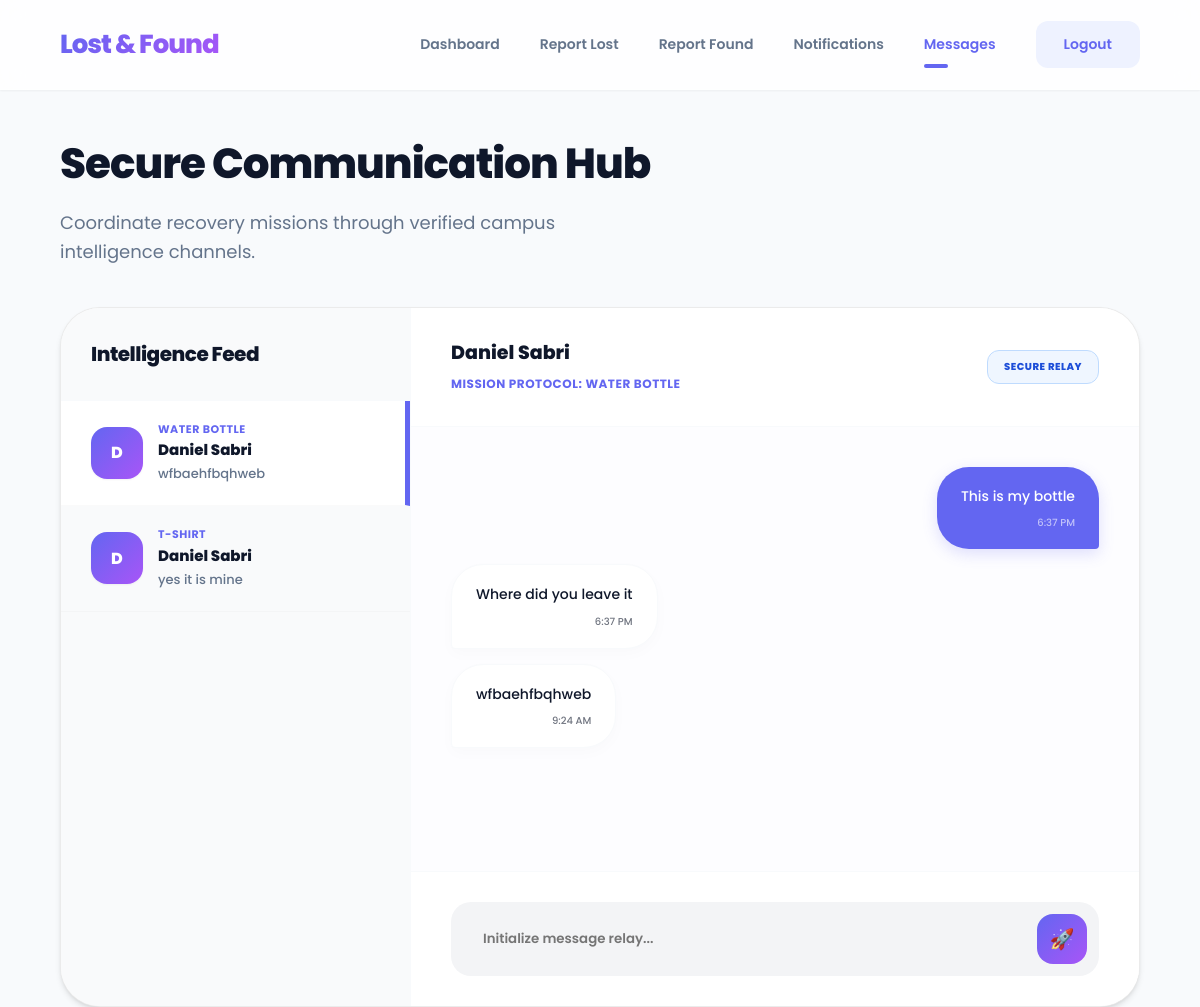
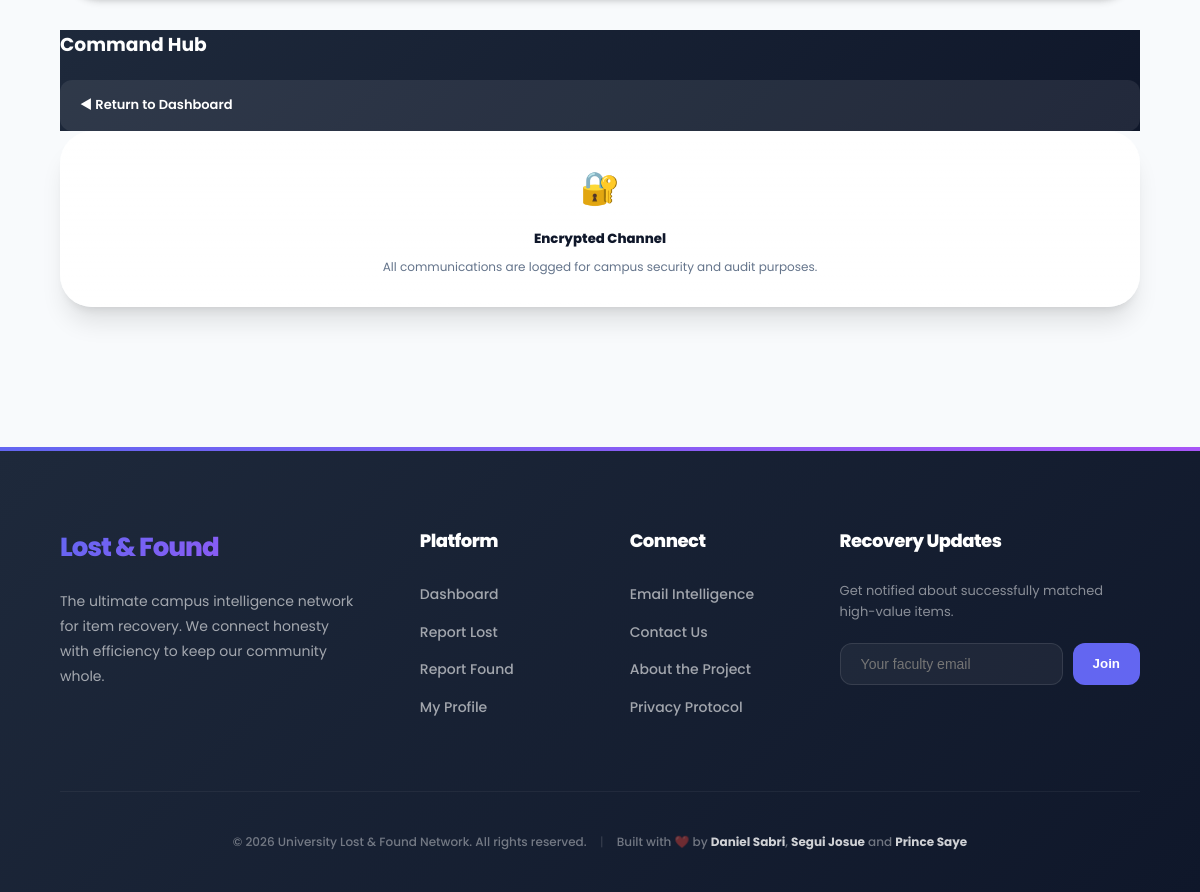
Screenshot of /user/chat.php?item_id=4&peer_id=2 (signed in) with the database file from the repository (2 pictures, top to bottom).
### tables this page shows
CREATE TABLE `users` (
  `id` int(11) NOT NULL,
  `name` varchar(100) NOT NULL,
  `email` varchar(150) NOT NULL,
  `password` varchar(255) NOT NULL,
  `role` enum('student','staff','admin') NOT NULL DEFAULT 'student',
  `status` enum('active','suspended') DEFAULT 'active',
  `created_at` timestamp NOT NULL DEFAULT current_timestamp(),
  `profile_pic` varchar(255) DEFAULT NULL,
  `phone` varchar(20) DEFAULT NULL,
  `bio` text DEFAULT NULL,
  `department` varchar(100) DEFAULT NULL,
  `social_links` text DEFAULT NULL
);

CREATE TABLE `items` (
  `id` int(11) NOT NULL,
  `user_id` int(11) NOT NULL,
  `type` enum('lost','found') NOT NULL,
  `item_name` varchar(150) NOT NULL,
  `category` varchar(100) DEFAULT NULL,
  `location` varchar(150) DEFAULT NULL,
  `item_date` date DEFAULT NULL,
  `description` text DEFAULT NULL,
  `image` varchar(255) DEFAULT NULL,
  `status` enum('pending','approved','rejected','matched','claimed','closed') DEFAULT 'pending',
  `created_at` timestamp NOT NULL DEFAULT current_timestamp()
);

CREATE TABLE `messages` (
  `id` int(11) NOT NULL,
  `item_id` int(11) NOT NULL,
  `sender_id` int(11) NOT NULL,
  `receiver_id` int(11) NOT NULL,
  `message` text NOT NULL,
  `is_read` tinyint(1) DEFAULT 0,
  `created_at` timestamp NOT NULL DEFAULT current_timestamp()
);

### user/chat.php (the view, shortened to what this page needs)
<?php
require_once __DIR__ . '/../includes/init.php';
$user_id = $_SESSION['user_id'];
$active_item_id = isset($_GET['item_id']) ? (int)$_GET['item_id'] : 0;
$active_peer_id = isset($_GET['peer_id']) ? (int)$_GET['peer_id'] : 0;
$conv_sql = "
    SELECT DISTINCT
        m.item_id,
        i.item_name,
        CASE WHEN m.sender_id = ? THEN m.receiver_id ELSE m.sender_id END as peer_id,
        u.name as peer_name,
        (SELECT message FROM messages WHERE item_id = m.item_id AND ((sender_id = m.sender_id AND receiver_id = m.receiver_id) OR (sender_id = m.receiver_id AND receiver_id = m.sender_id)) ORDER BY created_at DESC LIMIT 1) as last_msg,
        (SELECT created_at FROM messages WHERE item_id = m.item_id AND ((sender_id = m.sender_id AND receiver_id = m.receiver_id) OR (sender_id = m.receiver_id AND receiver_id = m.sender_id)) ORDER BY created_at DESC LIMIT 1) as last_time
    FROM messages m
    JOIN items i ON m.item_id = i.id
    JOIN users u ON (u.id = CASE WHEN m.sender_id = ? THEN m.receiver_id ELSE m.sender_id END)
    WHERE m.sender_id = ? OR m.receiver_id = ?
    ORDER BY last_time DESC
";
$stmt = $pdo->prepare($conv_sql);
$stmt->execute([$user_id, $user_id, $user_id, $user_id]);
$conversations = $stmt->fetchAll(PDO::FETCH_ASSOC);
$messages = [];
$active_peer_name = "";
$active_item_title = "";
if ($active_item_id && $active_peer_id) {
    $pdo->prepare("UPDATE messages SET is_read = 1 WHERE item_id = ? AND sender_id = ? AND receiver_id = ?")->execute([$active_item_id, $active_peer_id, $user_id]);
    $stmt = $pdo->prepare("
        SELECT m.*, u.name as sender_name
        FROM messages m
        JOIN users u ON m.sender_id = u.id
        WHERE m.item_id = ?
        AND ((m.sender_id = ? AND m.receiver_id = ?) OR (m.sender_id = ? AND m.receiver_id = ?))
        ORDER BY m.created_at ASC
    ");
    $stmt->execute([$active_item_id, $user_id, $active_peer_id, $active_peer_id, $user_id]);
    $messages = $stmt->fetchAll(PDO::FETCH_ASSOC);
    $peer_stmt = $pdo->prepare("SELECT name FROM users WHERE id = ?");
    $peer_stmt->execute([$active_peer_id]);
    $active_peer_name = $peer_stmt->fetchColumn();
    $item_stmt = $pdo->prepare("SELECT item_name FROM items WHERE id = ?");
    $item_stmt->execute([$active_item_id]);
    $active_item_title = $item_stmt->fetchColumn();
}
?>
<!DOCTYPE html>
<html lang="en">
<head>
<link href="<?= BASE_URL ?>/assets/css/theme.css" rel="stylesheet">
</head>
<body>
<nav class="top-nav">
    <div class="nav-brand">Lost & Found</div>
    <div class="nav-links">
        <a href="dashboard.php">Dashboard</a>
        <a href="report-lost.php">Report Lost</a>
        <a href="report-found.php">Report Found</a>
        <a href="notifications.php">Notifications</a>
        <a href="chat.php" class="active">Messages</a>
        <a href="<?= BASE_URL ?>/auth/logout.php" class="btn-logout">Logout</a>
    </div>
</nav>
<div class="container">
    <div class="page-intro" style="text-align: left; margin: 0 0 30px 0;">
        <h1>Secure Communication Hub</h1>
        <p>Coordinate recovery missions through verified campus intelligence channels.</p>
    </div>
    <div class="dashboard-layout">
        <main>
            <div class="chat-wrapper" style="height: 700px; border: 1px solid rgba(0,0,0,0.08); box-shadow: var(--shadow-md);">
                <div class="chat-sidebar">
                    <div class="sidebar-header">
                        <h3>Intelligence Feed</h3>
                    </div>
                    <div class="conv-list">
                        <?php if (empty($conversations)): ?>
                            <div style="text-align: center; padding: 60px 40px;">
                                <span style="font-size: 50px;">🧊</span>
                                <p style="font-size: 13px; color: var(--color-text-muted); margin-top: 15px; font-weight: 500;">No active channels. Select an item from the dashboard to start a relay.</p>
                            </div>
                        <?php else: ?>
                            <?php foreach ($conversations as $c): ?>
                                <a href="?item_id=<?= $c['item_id'] ?>&peer_id=<?= $c['peer_id'] ?>"
                                   class="conv-item <?= ($active_item_id == $c['item_id'] && $active_peer_id == $c['peer_id']) ? 'active' : '' ?>">
                                    <div class="peer-avatar" style="<?= $c['last_msg'] === 'Pending Investigation...' ? 'opacity: 0.6;' : '' ?>">
                                        <?= strtoupper(substr($c['peer_name'],0,1)) ?>
                                    </div>
                                    <div class="conv-info">
                                        <span class="item-name"><?= htmlspecialchars($c['item_name']) ?></span>
                                        <span class="peer-name"><?= htmlspecialchars($c['peer_name']) ?></span>
                                        <span class="preview"><?= htmlspecialchars($c['last_msg']) ?></span>
                                    </div>
                                </a>
                            <?php endforeach; ?>
                        <?php endif; ?>
                    </div>
                </div>
                <div class="chat-main">
                    <?php if ($active_item_id && $active_peer_id): ?>
                        <div class="chat-main-header">
                            <div class="active-info">
                                <h4><?= htmlspecialchars($active_peer_name) ?></h4>
                                <span class="active-meta">Mission Protocol: <?= htmlspecialchars($active_item_title) ?></span>
                            </div>
                            <div class="badge status-matched" style="font-weight: 800; font-size: 10px;">SECURE RELAY</div>
                        </div>
                        <div class="msg-list" id="msgScroll">
                            <?php if (empty($messages)): ?>
                                <div style="margin: auto; text-align: center; max-width: 300px;">
                                    <span style="font-size: 40px;">📡</span>
                                    <h3 style="font-weight: 800; margin-top: 20px;">Initialize Communications</h3>
                                    <p style="font-size: 13px; color: var(--color-text-muted); line-height: 1.6; margin-top: 10px;">
                                        You are opening a secure channel with <strong><?= htmlspecialchars($active_peer_name) ?></strong> regarding the <strong><?= htmlspecialchars($active_item_title) ?></strong>.
                                    </p>
                                </div>
                            <?php else: ?>
                                <?php foreach ($messages as $m): ?>
                                    <div class="msg-bubble <?= $m['sender_id'] == $user_id ? 'msg-sent' : 'msg-received' ?>">
                                        <?= htmlspecialchars($m['message']) ?>
                                        <span class="msg-time"><?= date('g:i A', strtotime($m['created_at'])) ?></span>
                                    </div>
                                <?php endforeach; ?>
                            <?php endif; ?>
                        </div>
                        <div class="chat-footer">
                            <form method="POST">
                                <div class="input-wrap">
                                    <input type="text" name="message" placeholder="Initialize message relay..." autocomplete="off" required autofocus>
                                    <button type="submit" class="btn-send">🚀</button>
                                </div>
                            </form>
                        </div>
                    <?php endif; ?>
                </div>
            </div>
        </main>
        <aside>
            <div class="sidebar-block" style="background: var(--grad-dark); border: none; color: #fff;">
                <h3 style="color: #fff; margin-bottom: 20px;">Command Hub</h3>
                <div style="display: flex; flex-direction: column; gap: 12px;">
                    <a href="dashboard.php" style="background: rgba(255,255,255,0.08); padding: 15px 20px; border-radius: 12px; text-decoration: none; color: #fff; display: flex; align-items: center; justify-content: space-between;">
                        <span style="font-weight: 600; font-size: 13px;">◄ Return to Dashboard</span>
                    </a>
                </div>
            </div>
            <div class="glass-card" style="padding: 30px; text-align: center;">
                <span style="font-size: 32px;">🔐</span>
                <h5 style="margin-top: 15px; font-weight: 800;">Encrypted Channel</h5>
                <p style="font-size: 12px; color: var(--color-text-muted); margin-top: 8px;">All communications are logged for campus security and audit purposes.</p>
            </div>
        </aside>
    </div>
</div>
<?php require_once __DIR__ . '/../includes/footer.php'; ?>
</body>
</html>

### assets/css/theme.css (style rules this page uses)
:root { --color-primary: #6366f1; --color-primary-dark: #4f46e5; --color-primary-light: #eef2ff; --color-secondary: #f43f5e; --color-success: #10b981; --color-warning: #f59e0b; --color-danger: #ef4444; --color-bg: #f8fafc; --color-white: #ffffff; --color-text-main: #0f172a; --color-text-muted: #64748b; --color-text-light: #94a3b8; --status-pending-bg: #fffbeb; --status-pending-text: #b45309; --status-matched-bg: #eff6ff; --status-matched-text: #1d4ed8; --status-returned-bg: #f0fdf4; --status-returned-text: #15803d; --status-closed-bg: #fef2f2; --status-closed-text: #b91c1c; --grad-primary: linear-gradient(135deg, #6366f1 0%, #a855f7 100%); --grad-surface: linear-gradient(180deg, rgba(255, 255, 255, 0.9) 0%, rgba(255, 255, 255, 1) 100%); --grad-dark: linear-gradient(135deg, #1e293b 0%, #0f172a 100%); --shadow-sm: 0 1px 2px 0 rgb(0 0 0 / 0.05); --shadow-md: 0 4px 6px -1px rgb(0 0 0 / 0.1), 0 2px 4px -2px rgb(0 0 0 / 0.1); --shadow-lg: 0 10px 15px -3px rgb(0 0 0 / 0.1), 0 4px 6px -4px rgb(0 0 0 / 0.1); --shadow-xl: 0 20px 25px -5px rgb(0 0 0 / 0.1), 0 8px 10px -6px rgb(0 0 0 / 0.1); --shadow-primary: 0 10px 15px -3px rgba(99, 102, 241, 0.3); --radius-full: 9999px; --radius-3xl: 40px; --radius-2xl: 32px; --radius-xl: 24px; --radius-lg: 16px; --radius-md: 12px; }
* { box-sizing: border-box; margin: 0; padding: 0; }
body { background-color: var(--color-bg); color: var(--color-text-main); font-family: 'Poppins', system-ui, -apple-system, sans-serif; line-height: 1.6; overflow-x: hidden; -webkit-font-smoothing: antialiased; }
a { transition: all 0.2s ease; text-decoration: none; }
.top-nav { background: rgba(255, 255, 255, 0.8); backdrop-filter: blur(12px); -webkit-backdrop-filter: blur(12px); height: 90px; display: flex; align-items: center; justify-content: space-between; padding: 0 60px; position: sticky; top: 0; z-index: 1000; border-bottom: 1px solid rgba(255, 255, 255, 0.3); box-shadow: var(--shadow-sm); }
.nav-brand { font-size: 26px; font-weight: 800; background: var(--grad-primary); -webkit-background-clip: text; -webkit-text-fill-color: transparent; background-clip: text; letter-spacing: -1px; }
.nav-links { display: flex; gap: 40px; align-items: center; }
.nav-links a { color: var(--color-text-muted); font-weight: 600; font-size: 14px; padding: 8px 0; transition: 0.3s; position: relative; }
.nav-links a:hover, .nav-links a.active { color: var(--color-primary); }
.nav-links a.active::after { content: ''; position: absolute; bottom: -4px; left: 0; width: 24px; height: 4px; background: var(--color-primary); border-radius: var(--radius-full); }
.btn-logout { padding: 12px 28px !important; background: var(--color-primary-light); color: var(--color-primary) !important; border-radius: var(--radius-md); font-weight: 700; }
.container { max-width: 1400px; margin: 0 auto; padding: 40px 60px; }
.page-intro { margin-bottom: 50px; }
.page-intro h1 { font-size: 42px; font-weight: 800; color: var(--color-text-main); margin-bottom: 12px; letter-spacing: -1px; }
.page-intro p { font-size: 18px; color: var(--color-text-muted); max-width: 600px; }
.glass-card { background: var(--grad-surface); border: 1px solid rgba(255, 255, 255, 0.7); border-radius: var(--radius-2xl); box-shadow: var(--shadow-xl); padding: 50px; }
.badge { padding: 8px 16px; border-radius: var(--radius-md); font-size: 11px; font-weight: 800; text-transform: uppercase; letter-spacing: 0.5px; display: inline-flex; align-items: center; gap: 6px; }
.status-matched { background: var(--status-matched-bg); color: var(--status-matched-text); border: 1px solid #bfdbfe; }

### rows the page displays
users: name "Daniel Sabri"
items: item_name "WATER BOTTLE"
messages: message "This is my bottle", created_at "6:37 PM"
messages: message "Where did you leave it", created_at "6:37 PM"
messages: message "wfbaehfbqhweb", created_at "9:24 AM"

### other values shown
substr($c['peer_name'],0,1) "D"
$c['item_name'] "WATER BOTTLE"
$c['peer_name'] "Daniel Sabri"
$c['last_msg'] "wfbaehfbqhweb"
$c['item_name'] "T-SHIRT"
$c['last_msg'] "yes it is mine"
